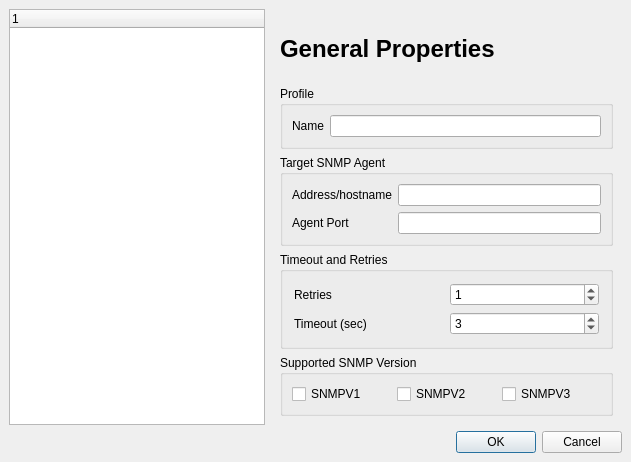
<?xml version="1.0" encoding="UTF-8"?>
<ui version="4.0">
 <comment>
    Copyright (C) 2004-2011 Martin Jolicoeur (snmpb1@gmail.com) 

    This file is part of the SnmpB project 
    (http://sourceforge.net/projects/snmpb)

    This program is free software: you can redistribute it and/or modify
    it under the terms of the GNU General Public License as published by
    the Free Software Foundation, either version 2 of the License, or
    (at your option) any later version.

    This program is distributed in the hope that it will be useful,
    but WITHOUT ANY WARRANTY; without even the implied warranty of
    MERCHANTABILITY or FITNESS FOR A PARTICULAR PURPOSE.  See the
    GNU General Public License for more details.

    You should have received a copy of the GNU General Public License
    along with this program.  If not, see http://www.gnu.org/licenses/.
</comment>
 <class>AgentProfile</class>
 <widget class="QDialog" name="AgentProfile">
  <property name="geometry">
   <rect>
    <x>0</x>
    <y>0</y>
    <width>631</width>
    <height>462</height>
   </rect>
  </property>
  <property name="sizePolicy">
   <sizepolicy hsizetype="Fixed" vsizetype="Fixed">
    <horstretch>0</horstretch>
    <verstretch>0</verstretch>
   </sizepolicy>
  </property>
  <property name="windowTitle">
   <string>Agent Profiles</string>
  </property>
  <property name="windowIcon">
   <iconset>
    <normaloff>images/snmpb.png</normaloff>images/snmpb.png</iconset>
  </property>
  <layout class="QGridLayout">
   <property name="leftMargin">
    <number>9</number>
   </property>
   <property name="topMargin">
    <number>9</number>
   </property>
   <property name="rightMargin">
    <number>9</number>
   </property>
   <property name="bottomMargin">
    <number>9</number>
   </property>
   <property name="spacing">
    <number>6</number>
   </property>
   <item row="1" column="0" colspan="2">
    <widget class="QDialogButtonBox" name="OKCancelBox">
     <property name="orientation">
      <enum>Qt::Horizontal</enum>
     </property>
     <property name="standardButtons">
      <set>QDialogButtonBox::Cancel|QDialogButtonBox::Ok</set>
     </property>
    </widget>
   </item>
   <item row="0" column="0">
    <widget class="QTreeWidget" name="ProfileTree">
     <property name="sizePolicy">
      <sizepolicy hsizetype="Preferred" vsizetype="Preferred">
       <horstretch>0</horstretch>
       <verstretch>0</verstretch>
      </sizepolicy>
     </property>
     <column>
      <property name="text">
       <string notr="true">1</string>
      </property>
     </column>
    </widget>
   </item>
   <item row="0" column="1">
    <widget class="QStackedWidget" name="ProfileProps">
     <property name="currentIndex">
      <number>0</number>
     </property>
     <widget class="QWidget" name="ProfileGeneral">
      <layout class="QGridLayout">
       <property name="leftMargin">
        <number>9</number>
       </property>
       <property name="topMargin">
        <number>9</number>
       </property>
       <property name="rightMargin">
        <number>9</number>
       </property>
       <property name="bottomMargin">
        <number>9</number>
       </property>
       <property name="spacing">
        <number>6</number>
       </property>
       <item row="1" column="0">
        <widget class="QGroupBox" name="Profile">
         <property name="title">
          <string>Profile</string>
         </property>
         <layout class="QGridLayout">
          <property name="leftMargin">
           <number>9</number>
          </property>
          <property name="topMargin">
           <number>9</number>
          </property>
          <property name="rightMargin">
           <number>9</number>
          </property>
          <property name="bottomMargin">
           <number>9</number>
          </property>
          <property name="spacing">
           <number>6</number>
          </property>
          <item row="0" column="0">
           <widget class="QLabel" name="ProfileNameL">
            <property name="text">
             <string>Name</string>
            </property>
           </widget>
          </item>
          <item row="0" column="1">
           <widget class="QLineEdit" name="ProfileName">
            <property name="text">
             <string/>
            </property>
           </widget>
          </item>
         </layout>
        </widget>
       </item>
       <item row="2" column="0">
        <widget class="QGroupBox" name="TargetAgent">
         <property name="title">
          <string>Target SNMP Agent</string>
         </property>
         <layout class="QGridLayout">
          <property name="leftMargin">
           <number>9</number>
          </property>
          <property name="topMargin">
           <number>9</number>
          </property>
          <property name="rightMargin">
           <number>9</number>
          </property>
          <property name="bottomMargin">
           <number>9</number>
          </property>
          <property name="spacing">
           <number>6</number>
          </property>
          <item row="0" column="0">
           <widget class="QLabel" name="AddressL">
            <property name="text">
             <string>Address/hostname</string>
            </property>
           </widget>
          </item>
          <item row="0" column="1">
           <widget class="QLineEdit" name="Address">
            <property name="text">
             <string/>
            </property>
           </widget>
          </item>
          <item row="1" column="1">
           <widget class="QLineEdit" name="Port">
            <property name="text">
             <string/>
            </property>
           </widget>
          </item>
          <item row="1" column="0">
           <widget class="QLabel" name="PortL">
            <property name="text">
             <string>Agent Port</string>
            </property>
           </widget>
          </item>
         </layout>
        </widget>
       </item>
       <item row="3" column="0">
        <widget class="QGroupBox" name="TimeoutRetries">
         <property name="title">
          <string>Timeout and Retries</string>
         </property>
         <layout class="QGridLayout">
          <property name="leftMargin">
           <number>11</number>
          </property>
          <property name="topMargin">
           <number>11</number>
          </property>
          <property name="rightMargin">
           <number>11</number>
          </property>
          <property name="bottomMargin">
           <number>11</number>
          </property>
          <property name="spacing">
           <number>6</number>
          </property>
          <item row="1" column="0">
           <widget class="QLabel" name="TimeoutL">
            <property name="text">
             <string>Timeout (sec)</string>
            </property>
           </widget>
          </item>
          <item row="0" column="0">
           <widget class="QLabel" name="RetriesL">
            <property name="text">
             <string>Retries</string>
            </property>
           </widget>
          </item>
          <item row="0" column="1">
           <widget class="QSpinBox" name="Retries">
            <property name="maximum">
             <number>10</number>
            </property>
            <property name="value">
             <number>1</number>
            </property>
           </widget>
          </item>
          <item row="1" column="1">
           <widget class="QSpinBox" name="Timeout">
            <property name="minimum">
             <number>0</number>
            </property>
            <property name="maximum">
             <number>20</number>
            </property>
            <property name="value">
             <number>3</number>
            </property>
           </widget>
          </item>
         </layout>
        </widget>
       </item>
       <item row="4" column="0">
        <widget class="QGroupBox" name="Version">
         <property name="toolTip">
          <string>Select the SNMP version to use</string>
         </property>
         <property name="title">
          <string>Supported SNMP Version</string>
         </property>
         <property name="flat">
          <bool>false</bool>
         </property>
         <property name="checkable">
          <bool>false</bool>
         </property>
         <property name="checked">
          <bool>false</bool>
         </property>
         <layout class="QGridLayout">
          <property name="leftMargin">
           <number>9</number>
          </property>
          <property name="topMargin">
           <number>9</number>
          </property>
          <property name="rightMargin">
           <number>9</number>
          </property>
          <property name="bottomMargin">
           <number>9</number>
          </property>
          <property name="spacing">
           <number>6</number>
          </property>
          <item row="0" column="1">
           <widget class="QCheckBox" name="V2">
            <property name="text">
             <string>SNMPV2</string>
            </property>
            <property name="checked">
             <bool>false</bool>
            </property>
           </widget>
          </item>
          <item row="0" column="0">
           <widget class="QCheckBox" name="V1">
            <property name="text">
             <string>SNMPV1</string>
            </property>
            <property name="checked">
             <bool>false</bool>
            </property>
            <property name="tristate">
             <bool>false</bool>
            </property>
           </widget>
          </item>
          <item row="0" column="2">
           <widget class="QCheckBox" name="V3">
            <property name="text">
             <string>SNMPV3</string>
            </property>
           </widget>
          </item>
         </layout>
        </widget>
       </item>
       <item row="0" column="0">
        <widget class="QLabel" name="GeneralL">
         <property name="text">
          <string>&lt;span style=&quot;font-family:'Sans Serif'; font-size:18pt; font-weight:600;&quot;&gt;General Properties&lt;/span&gt;</string>
         </property>
        </widget>
       </item>
      </layout>
     </widget>
     <widget class="QWidget" name="ProfileV1V2c">
      <layout class="QGridLayout">
       <property name="leftMargin">
        <number>9</number>
       </property>
       <property name="topMargin">
        <number>9</number>
       </property>
       <property name="rightMargin">
        <number>9</number>
       </property>
       <property name="bottomMargin">
        <number>9</number>
       </property>
       <property name="spacing">
        <number>6</number>
       </property>
       <item row="3" column="0">
        <spacer>
         <property name="orientation">
          <enum>Qt::Vertical</enum>
         </property>
         <property name="sizeHint" stdset="0">
          <size>
           <width>20</width>
           <height>141</height>
          </size>
         </property>
        </spacer>
       </item>
       <item row="1" column="0">
        <spacer>
         <property name="orientation">
          <enum>Qt::Vertical</enum>
         </property>
         <property name="sizeType">
          <enum>QSizePolicy::Fixed</enum>
         </property>
         <property name="sizeHint" stdset="0">
          <size>
           <width>20</width>
           <height>40</height>
          </size>
         </property>
        </spacer>
       </item>
       <item row="2" column="0">
        <widget class="QGroupBox" name="Communities">
         <property name="toolTip">
          <string>Community strings specific to SNMPv1/v2c can be entered here</string>
         </property>
         <property name="title">
          <string extracomment="This has nothing to do with online/offline groups of people; rather, this is SNMP specific term, designating a piece of text used roughly as a password (or more like, a hidden directory name).">Communities</string>
         </property>
         <layout class="QGridLayout">
          <property name="leftMargin">
           <number>11</number>
          </property>
          <property name="topMargin">
           <number>11</number>
          </property>
          <property name="rightMargin">
           <number>11</number>
          </property>
          <property name="bottomMargin">
           <number>11</number>
          </property>
          <property name="spacing">
           <number>6</number>
          </property>
          <item row="0" column="1">
           <widget class="QLineEdit" name="ReadComm">
            <property name="text">
             <string/>
            </property>
           </widget>
          </item>
          <item row="0" column="0">
           <widget class="QLabel" name="ReadCommL">
            <property name="text">
             <string>Read community</string>
            </property>
           </widget>
          </item>
          <item row="1" column="1">
           <widget class="QLineEdit" name="WriteComm">
            <property name="text">
             <string/>
            </property>
           </widget>
          </item>
          <item row="1" column="0">
           <widget class="QLabel" name="WriteCommL">
            <property name="text">
             <string>Write community</string>
            </property>
           </widget>
          </item>
         </layout>
        </widget>
       </item>
       <item row="0" column="0">
        <widget class="QLabel" name="V1V2cL">
         <property name="text">
          <string>&lt;span style=&quot;font-family:'Sans Serif'; font-size:18pt; font-weight:600;&quot;&gt;SNMPv1 / v2c Properties&lt;/span&gt;</string>
         </property>
        </widget>
       </item>
      </layout>
     </widget>
     <widget class="QWidget" name="ProfileBulk">
      <layout class="QGridLayout">
       <property name="leftMargin">
        <number>9</number>
       </property>
       <property name="topMargin">
        <number>9</number>
       </property>
       <property name="rightMargin">
        <number>9</number>
       </property>
       <property name="bottomMargin">
        <number>9</number>
       </property>
       <property name="spacing">
        <number>6</number>
       </property>
       <item row="3" column="0">
        <spacer>
         <property name="orientation">
          <enum>Qt::Vertical</enum>
         </property>
         <property name="sizeHint" stdset="0">
          <size>
           <width>20</width>
           <height>40</height>
          </size>
         </property>
        </spacer>
       </item>
       <item row="1" column="0">
        <spacer>
         <property name="orientation">
          <enum>Qt::Vertical</enum>
         </property>
         <property name="sizeType">
          <enum>QSizePolicy::Fixed</enum>
         </property>
         <property name="sizeHint" stdset="0">
          <size>
           <width>20</width>
           <height>40</height>
          </size>
         </property>
        </spacer>
       </item>
       <item row="0" column="0">
        <widget class="QLabel" name="BulkL">
         <property name="text">
          <string>&lt;span style=&quot;font-family:'Sans Serif'; font-size:18pt; font-weight:600;&quot;&gt;Get-Bulk Properties&lt;/span&gt;</string>
         </property>
        </widget>
       </item>
       <item row="2" column="0">
        <widget class="QGroupBox" name="GetBulk">
         <property name="title">
          <string>Get-Bulk</string>
         </property>
         <layout class="QGridLayout">
          <property name="leftMargin">
           <number>9</number>
          </property>
          <property name="topMargin">
           <number>9</number>
          </property>
          <property name="rightMargin">
           <number>9</number>
          </property>
          <property name="bottomMargin">
           <number>9</number>
          </property>
          <property name="spacing">
           <number>6</number>
          </property>
          <item row="1" column="1">
           <widget class="QSpinBox" name="MaxRepetitions">
            <property name="value">
             <number>10</number>
            </property>
           </widget>
          </item>
          <item row="0" column="1">
           <widget class="QSpinBox" name="NonRepeaters">
            <property name="value">
             <number>0</number>
            </property>
           </widget>
          </item>
          <item row="0" column="0">
           <widget class="QLabel" name="NonRepeatersL">
            <property name="text">
             <string extracomment="this parameter is currently unused">Non repeaters</string>
            </property>
           </widget>
          </item>
          <item row="1" column="0">
           <widget class="QLabel" name="MaxRepetitionsL">
            <property name="text">
             <string extracomment="this parameter is currently unused">Max repetitions</string>
            </property>
           </widget>
          </item>
         </layout>
        </widget>
       </item>
      </layout>
     </widget>
     <widget class="QWidget" name="ProfileV3">
      <layout class="QGridLayout">
       <property name="leftMargin">
        <number>9</number>
       </property>
       <property name="topMargin">
        <number>9</number>
       </property>
       <property name="rightMargin">
        <number>9</number>
       </property>
       <property name="bottomMargin">
        <number>9</number>
       </property>
       <property name="spacing">
        <number>6</number>
       </property>
       <item row="4" column="0">
        <spacer>
         <property name="orientation">
          <enum>Qt::Vertical</enum>
         </property>
         <property name="sizeHint" stdset="0">
          <size>
           <width>20</width>
           <height>40</height>
          </size>
         </property>
        </spacer>
       </item>
       <item row="3" column="0">
        <widget class="QGroupBox" name="V3Context">
         <property name="title">
          <string>SNMPv3 context</string>
         </property>
         <layout class="QGridLayout">
          <property name="leftMargin">
           <number>9</number>
          </property>
          <property name="topMargin">
           <number>9</number>
          </property>
          <property name="rightMargin">
           <number>9</number>
          </property>
          <property name="bottomMargin">
           <number>9</number>
          </property>
          <property name="spacing">
           <number>6</number>
          </property>
          <item row="0" column="1">
           <widget class="QLineEdit" name="ContextName"/>
          </item>
          <item row="1" column="1">
           <widget class="QLineEdit" name="ContextEngineID"/>
          </item>
          <item row="0" column="0">
           <widget class="QLabel" name="ContextNameL">
            <property name="text">
             <string>Context Name</string>
            </property>
           </widget>
          </item>
          <item row="1" column="0">
           <widget class="QLabel" name="ContextEngineIDL">
            <property name="text">
             <string>Context Engine ID</string>
            </property>
           </widget>
          </item>
         </layout>
        </widget>
       </item>
       <item row="2" column="0">
        <widget class="QGroupBox" name="V3User">
         <property name="enabled">
          <bool>true</bool>
         </property>
         <property name="title">
          <string>SNMPv3 user (USM)</string>
         </property>
         <layout class="QGridLayout">
          <property name="leftMargin">
           <number>9</number>
          </property>
          <property name="topMargin">
           <number>9</number>
          </property>
          <property name="rightMargin">
           <number>9</number>
          </property>
          <property name="bottomMargin">
           <number>9</number>
          </property>
          <property name="spacing">
           <number>6</number>
          </property>
          <item row="1" column="0">
           <widget class="QLabel" name="SecLevelL">
            <property name="text">
             <string>Security Level</string>
            </property>
           </widget>
          </item>
          <item row="0" column="0">
           <widget class="QLabel" name="SecNameL">
            <property name="text">
             <string>Security Name</string>
            </property>
           </widget>
          </item>
          <item row="1" column="1">
           <widget class="QComboBox" name="SecLevel">
            <item>
             <property name="text">
              <string extracomment="no authentication, no privacy">noAuthNoPriv</string>
             </property>
            </item>
            <item>
             <property name="text">
              <string extracomment="authenticated plaintext (no privacy)">authNoPriv</string>
             </property>
            </item>
            <item>
             <property name="text">
              <string extracomment="both authentication and privacy protection (traffic encryption)">authPriv</string>
             </property>
            </item>
           </widget>
          </item>
          <item row="0" column="1">
           <widget class="QComboBox" name="SecName"/>
          </item>
         </layout>
        </widget>
       </item>
       <item row="0" column="0">
        <widget class="QLabel" name="V3L">
         <property name="text">
          <string>&lt;span style=&quot;font-family:'Sans Serif'; font-size:18pt; font-weight:600;&quot;&gt;SNMPv3 Properties&lt;/span&gt;</string>
         </property>
        </widget>
       </item>
       <item row="1" column="0">
        <spacer>
         <property name="orientation">
          <enum>Qt::Vertical</enum>
         </property>
         <property name="sizeType">
          <enum>QSizePolicy::Fixed</enum>
         </property>
         <property name="sizeHint" stdset="0">
          <size>
           <width>20</width>
           <height>40</height>
          </size>
         </property>
        </spacer>
       </item>
      </layout>
     </widget>
    </widget>
   </item>
  </layout>
 </widget>
 <tabstops>
  <tabstop>ProfileTree</tabstop>
  <tabstop>ProfileName</tabstop>
  <tabstop>Address</tabstop>
  <tabstop>Port</tabstop>
  <tabstop>Retries</tabstop>
  <tabstop>Timeout</tabstop>
  <tabstop>V1</tabstop>
  <tabstop>V2</tabstop>
  <tabstop>V3</tabstop>
  <tabstop>ReadComm</tabstop>
  <tabstop>WriteComm</tabstop>
  <tabstop>NonRepeaters</tabstop>
  <tabstop>MaxRepetitions</tabstop>
  <tabstop>SecName</tabstop>
  <tabstop>SecLevel</tabstop>
  <tabstop>ContextName</tabstop>
  <tabstop>ContextEngineID</tabstop>
  <tabstop>OKCancelBox</tabstop>
 </tabstops>
 <resources/>
 <connections>
  <connection>
   <sender>OKCancelBox</sender>
   <signal>accepted()</signal>
   <receiver>AgentProfile</receiver>
   <slot>accept()</slot>
   <hints>
    <hint type="sourcelabel">
     <x>258</x>
     <y>499</y>
    </hint>
    <hint type="destinationlabel">
     <x>157</x>
     <y>274</y>
    </hint>
   </hints>
  </connection>
  <connection>
   <sender>OKCancelBox</sender>
   <signal>rejected()</signal>
   <receiver>AgentProfile</receiver>
   <slot>reject()</slot>
   <hints>
    <hint type="sourcelabel">
     <x>326</x>
     <y>499</y>
    </hint>
    <hint type="destinationlabel">
     <x>286</x>
     <y>274</y>
    </hint>
   </hints>
  </connection>
 </connections>
</ui>
